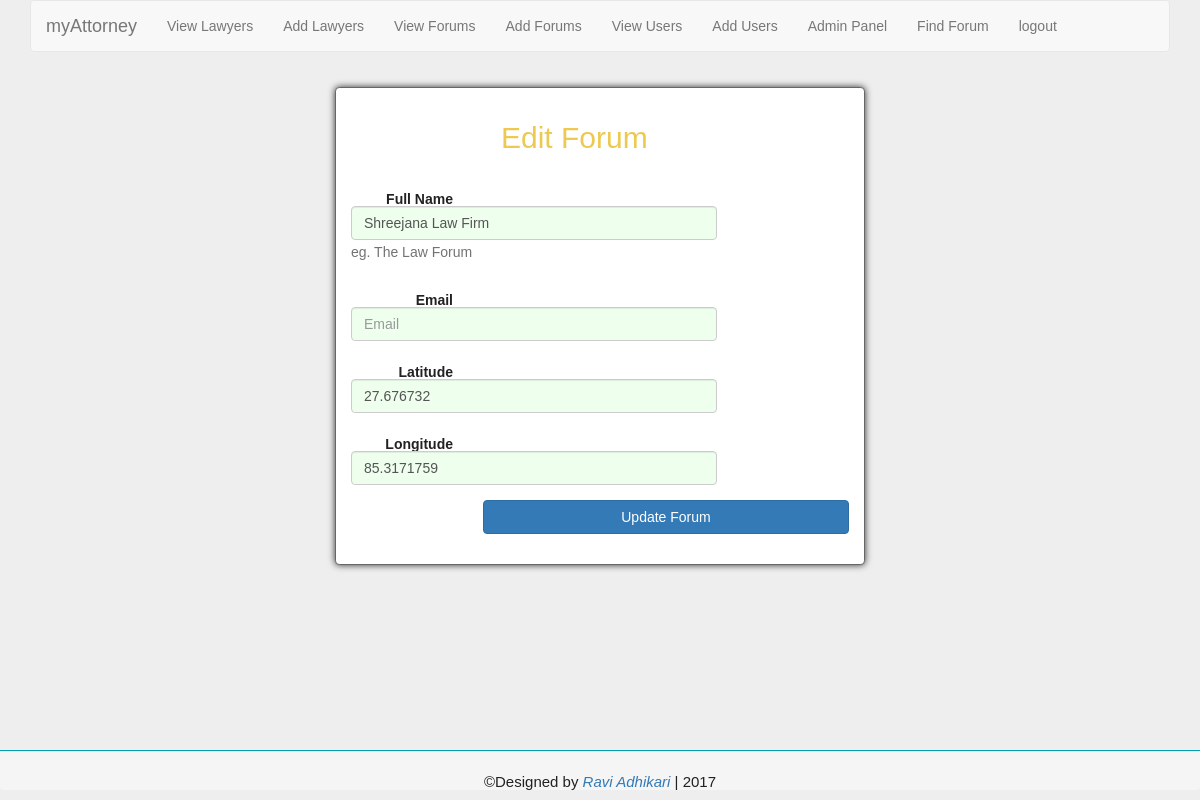
Page /editForum.php?update_id=4 (signed in) on the earlier database version.
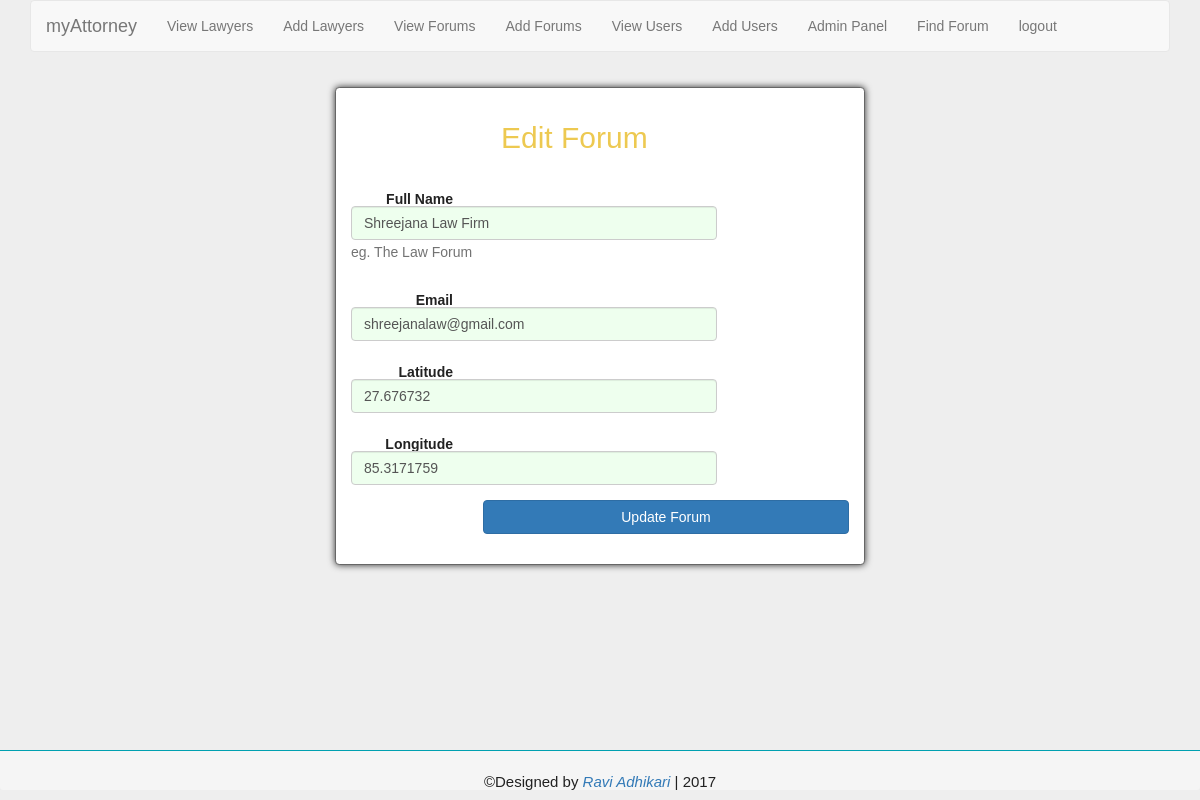
Same page on the later database version.
### tables this page shows
CREATE TABLE `forum` (
  `id` int(11) NOT NULL AUTO_INCREMENT,
  `email` varchar(30) DEFAULT NULL,
  `latitude` varchar(30) DEFAULT NULL,
  `longitude` varchar(30) DEFAULT NULL,
  `name` varchar(100) DEFAULT NULL,
  PRIMARY KEY (`id`),
  UNIQUE KEY `email` (`email`)
);

### editForum.php (the view, shortened to what this page needs)
<?php
    require_once 'includes/header.php';
    require_once('Database/dbconfig.php');
    $id=$_GET['update_id'];
    $sql_query="SELECT * FROM forum WHERE id='{$id}'";
    $resultSet=$connection->query($sql_query);
    $forum_values=[];
    if($resultSet->num_rows>0) {
        while ($row=$resultSet->fetch_assoc()) {
            $id=$row['id'];
            $name = $row['name'];
            $lat = $row['latitude'];
            $lng = $row['longitude'];
            $email=$row['email'];
            $forum_values['id']=$id;
            $forum_values['name']=$name;
            $forum_values['email']=$email;
            $forum_values['lat']=$lat;
            $forum_values['lng']=$lng;
        }
    }
?>
<div class="container">
    <nav class="navbar navbar-default">
        <div class="container-fluid">
            <div class="navbar-header">
                <a class="navbar-brand" href="./index.php">myAttorney</a>
            </div>
            <ul class="nav navbar-nav">
                <li><a href="viewLawyer.php">View Lawyers</a></li>
                <li><a href="addLawyer.php">Add Lawyers</a></li>
                <li><a href="viewForum.php">View Forums</a></li>
                <li><a href="addForum.php">Add Forums</a></li>
                <li><a href="viewUser.php">View Users</a></li>
                <li><a href="addUser.php">Add Users</a></li>
                <li><a href="./admin.php">Admin Panel</a> </li>
                <li><a href="findForum.php">Find Forum</a></li>
                <li><a href="logout.php">logout</a></li>
            </ul>
        </div>
    </nav>
</div>
    <div class="container">
    <form class="form-horizontal" role="form" action="editForum.php" method="post">
        <h2>Edit Forum</h2>
        <div class="form-group">
            <label for="companyName" class="col-sm-3 control-label">Full Name</label>
            <div class="col-sm-9">
                <input type="text" id="companyName" placeholder="Company Name" class="form-control" name="name" value="<?php echo $forum_values['name']?>" autofocus>
                <span class="help-block">eg. The Law Forum</span>
            </div>
        </div>
        <div class="form-group">
            <label for="email" class="col-sm-3 control-label">Email</label>
            <div class="col-sm-9">
                <input type="email" name="email" id="email" placeholder="Email" class="form-control" value="<?php echo $forum_values['email']?>">
            </div>
        </div>
        <div class="form-group">
            <label for="latitude" class="col-sm-3 control-label">Latitude</label>
            <div class="col-sm-9">
                <input type="text" name="latitude" id="latitude" placeholder="81.102345" class="form-control" value="<?php echo $forum_values['lat']?>">
            </div>
        </div>
        <div class="form-group">
            <label for="longitude" class="col-sm-3 control-label">Longitude</label>
            <div class="col-sm-9">
                <input type="text" id="longitude" name="longitude" placeholder="81.102345" class="form-control" value="<?php echo $forum_values['lng']?>">
            </div>
        </div>
        <div class="form-group">
            <div class="col-sm-9 col-sm-offset-3">
                <button type="submit" class="btn btn-primary btn-block" name="updateForum">Update Forum</button>
            </div>
        </div>
    </form>
</div>
<?php require_once 'includes/footer.php' ?>

Differences in the rows shown:
changed forum "Shreejana Law Firm": email (not shown) → "shreejanalaw@gmail.com"
